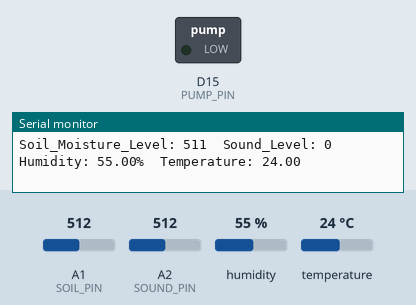
Recording of a sketch running on a simulated Arduino Due. Parts: switched loads named in the sketch (green lamp = pin HIGH), the last lines printed to the serial monitor. The test bench sets the inputs (shaded band); at power-on: A1 (SOIL_PIN) = 512, A2 (SOUND_PIN) = 512, humidity 55 %, temperature 24 °C (analog values on the 0–1023 scale).

Above: at 1.2 s.
1.3 s: A1 (SOIL_PIN) set to 963
3.2 s: A1 (SOIL_PIN) set to 990
At 5.2 s:
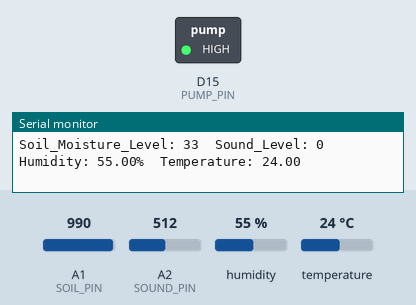
5.5 s: A1 (SOIL_PIN) set to 716
At 6.3 s:
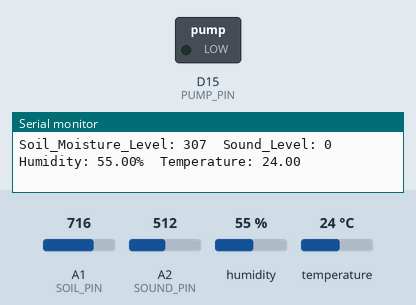
7.5 s: A1 (SOIL_PIN) set to 992
At 8.7 s:
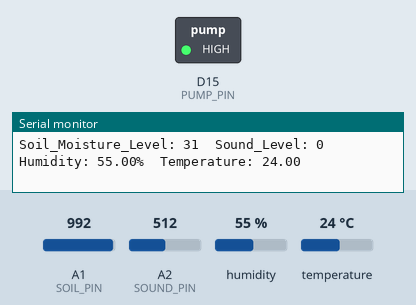
Timing chart, 0 to 10.5 s (numbered marks = the images above; inputs shaded):
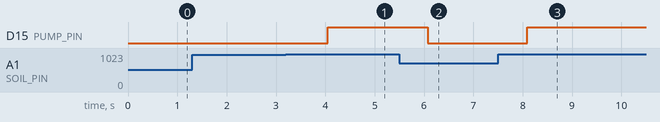

The sketch:

pico_sensor_node.ino
```cpp
/*
 * Extended sensor node for the Raspberry Pi Pico / Pico W
 *
 * ADDED AFTER THE ORIGINAL SUBMISSION. The report's code listing did not read
 * the sound sensor and sent only the soil value to the NodeMCU. This sketch keeps
 * the same soil-moisture pump logic as pico_soil_moisture_pump.ino and adds:
 *   - a sound-level reading (peak-to-peak amplitude over a short window)
 *   - one complete data line per second for the NodeMCU:
 *         S,<soil>,<temperature>,<humidity>,<sound>\n
 *     A value of -999.0 means "reading failed" (for example a DHT11 error).
 *
 * Not yet run on the prototype hardware: check the pins in docs/wiring.md first.
 */
#include <SoftwareSerial.h>
#include "DHT.h"

#define rxPin 17              // software serial RX (from NodeMCU, unused for now)
#define txPin 16              // software serial TX (to NodeMCU)
SoftwareSerial mySerial = SoftwareSerial(rxPin, txPin);

#define DHTPIN 26             // DHT11 data
#define DHTTYPE DHT11
DHT dht(DHTPIN, DHTTYPE);

#define SOIL_PIN A1           // soil-moisture sensor, analog output (GP27)
#define SOUND_PIN A2          // sound sensor, analog output (GP28)
#define PUMP_PIN 15           // pump control output
#define SOIL_THRESHOLD 45     // same threshold as the original sketch
#define SOUND_WINDOW_MS 50    // how long to sample the sound sensor
#define NOT_AVAILABLE -999.0

// Peak-to-peak amplitude (0-1023) of the sound sensor over a short window.
// A single analogRead() of a microphone signal says little, so we measure how
// far the signal swings while we listen.
int readSoundLevel()
{
  int lo = 1023;
  int hi = 0;
  unsigned long start = millis();
  while (millis() - start < SOUND_WINDOW_MS)
  {
    int v = analogRead(SOUND_PIN);
    if (v < lo) lo = v;
    if (v > hi) hi = v;
  }
  return hi - lo;
}

void setup()
{
  pinMode(rxPin, INPUT);
  pinMode(txPin, OUTPUT);
  mySerial.begin(9600);     // link to the NodeMCU
  Serial.begin(9600);       // USB serial monitor
  analogReadResolution(10); // readings in the range 0-1023
  dht.begin();
  pinMode(PUMP_PIN, OUTPUT);
}

void loop()
{
  // Soil moisture, inverted as in the original sketch
  int soil = 1023 - analogRead(SOIL_PIN);

  // Pump output: HIGH when the soil reading is 45 or below
  if (soil > SOIL_THRESHOLD)
  {
    digitalWrite(PUMP_PIN, 0);
  }
  else
  {
    digitalWrite(PUMP_PIN, 1);
  }

  int sound = readSoundLevel();

  float h = dht.readHumidity();
  float t = dht.readTemperature();
  if (isnan(h)) h = NOT_AVAILABLE;
  if (isnan(t)) t = NOT_AVAILABLE;

  // Human-readable output on the USB serial monitor
  Serial.print(F("Soil_Moisture_Level: "));
  Serial.print(soil);
  Serial.print(F("  Sound_Level: "));
  Serial.print(sound);
  Serial.print(F("  Humidity: "));
  Serial.print(h);
  Serial.print(F("%  Temperature: "));
  Serial.println(t);

  // Machine-readable line for the NodeMCU
  char msg[64];
  snprintf(msg, sizeof(msg), "S,%d,%.1f,%.1f,%d\n", soil, t, h, sound);
  mySerial.print(msg);

  delay(1000 - SOUND_WINDOW_MS);
}
```

Measured:
- the behaviour switches between 977 and 978 on A1 (SOIL_PIN) (found by bisection; images 0 and 1)
- after the input at 3.2 s, D15 (PUMP_PIN): LOW → HIGH after 0.85 s
- after the input at 5.5 s, D15 (PUMP_PIN): HIGH → LOW after 0.57 s
- after the input at 7.5 s, D15 (PUMP_PIN): LOW → HIGH after 0.60 s
